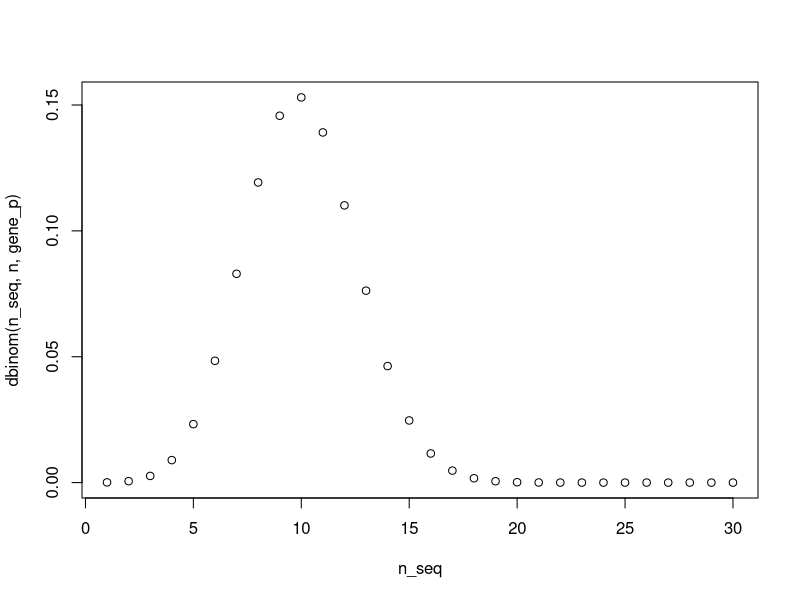
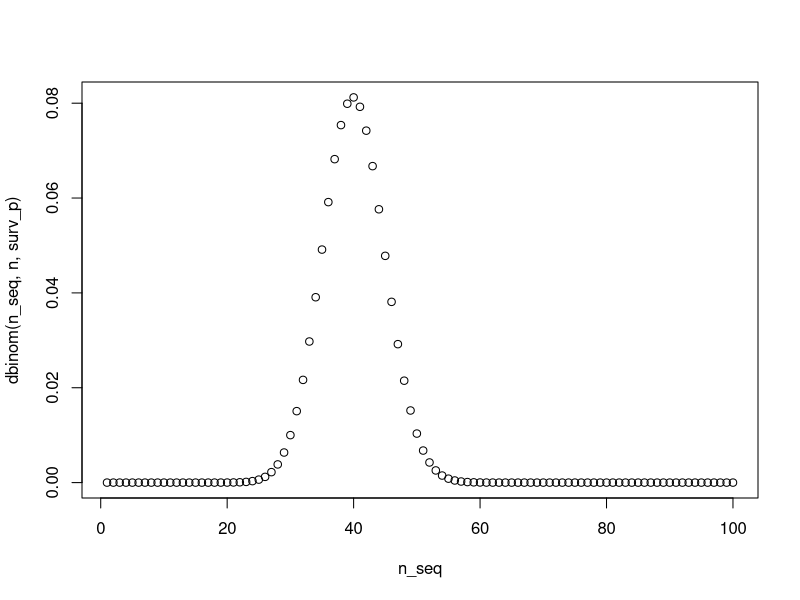
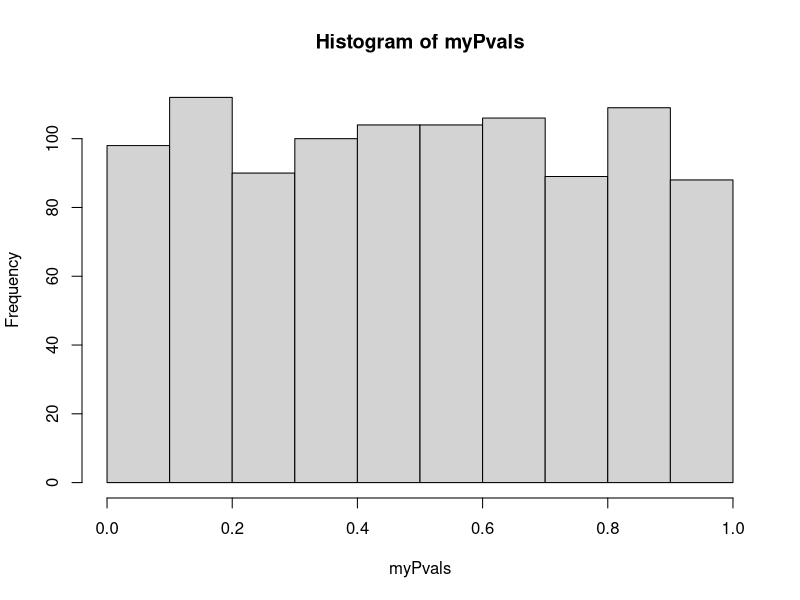
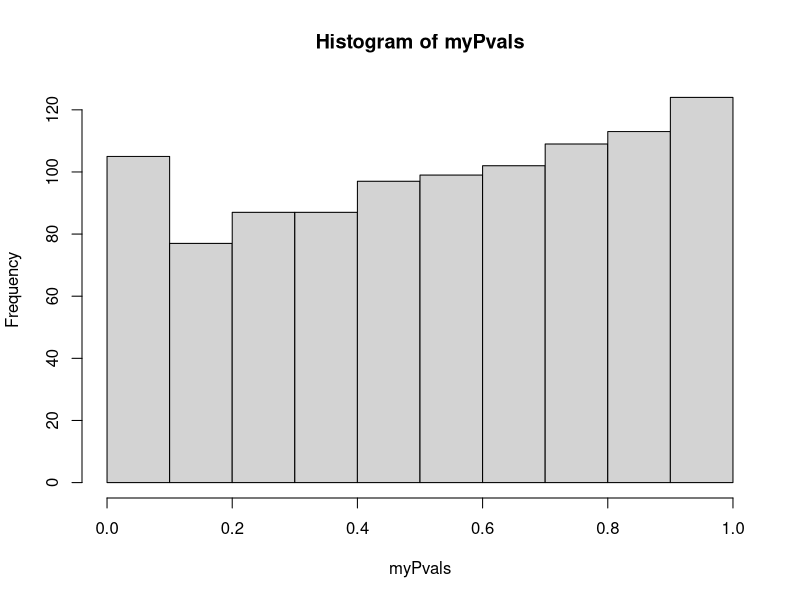

R code for these plots, in order:
## ---- chunk 1
gene_p = 1/3
gene_q = 1 - 1/3
n = 30
k = 13
choose(n, k) * (gene_p** k) * (gene_q ** (n-k))
## ---- chunk 2
n_seq = seq(1,30)
plot(n_seq, dbinom(n_seq, n, gene_p))
## ---- chunk 3
myMean = n * (gene_p)
myMean
myVar = sqrt(n * (gene_p) * (gene_q))
myVar
## ---- chunk 4
surv_p = 0.4
surv_q = 1 - 0.4
n = 100
k = 53
## ---- chunk 5
n_seq = seq(1,100)
plot(n_seq, dbinom(n_seq, n, surv_p))
## ---- chunk 6
binom.test(k, n, surv_p)
## ---- chunk 7
binom.test(k, n, surv_p, "greater")
sum(dbinom(seq(k,n), n, surv_p))
## ---- chunk 8
n = 10000
mut_p = 0.5
exMean = n * mut_p
exSD = n * mut_p * mut_p
# first 25 of 1000 sims
myVals = rbinom(1000, n, mut_p)
head(myVals, 25)
## ---- chunk 9
myVals_mean = mean(myVals)
myVals_mean
myVals_var = var(myVals)
myVals_var
## ---- chunk 10
myPvals = c()
for (i in 1:1000){
  y = binom.test(myVals[i], n, mut_p)
  myPvals[i] = y$p.value
}
# simulations should be uniformly distributed?
hist(myPvals)
## ---- chunk 11
mut_p = 0.51
myVals = rbinom(1000, n, mut_p)
myPvals = c()
for (i in 1:1000){
  y = binom.test(myVals[i], n, mut_p)
  myPvals[i] = y$p.value
}
# simulations should be uniformly distributed?
hist(myPvals)
